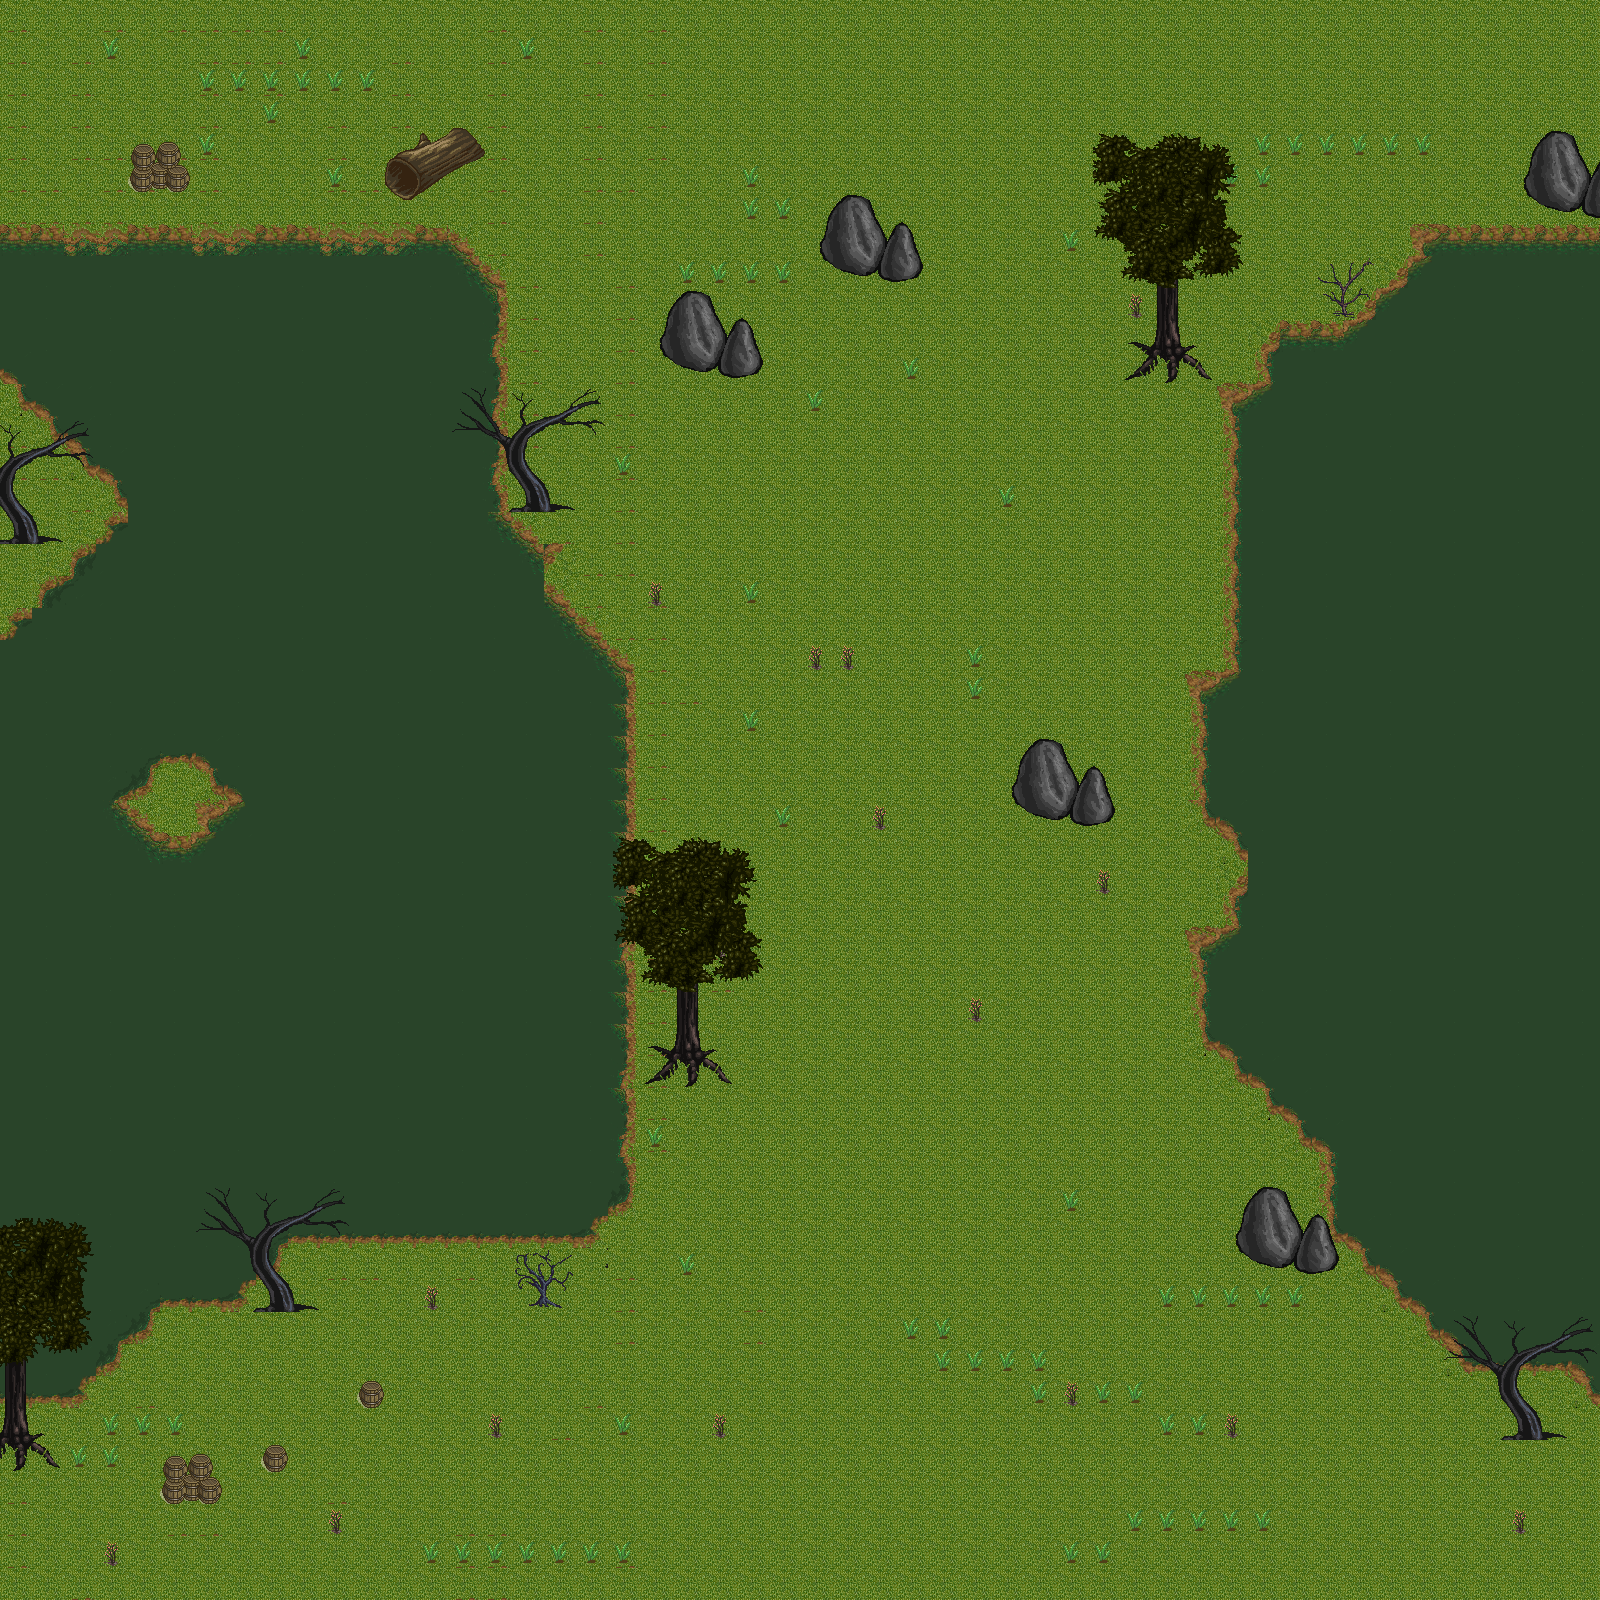

This is a level from a 2D game, rendered from its Tiled map with the project's own tilesets. A one-line summary and the map file follow, with tile-layer data summarised:
An orthogonal 50x50 tile map with 32x32 px tiles, 3 tile layers (Tile Layer 1, Tile Layer 2, Tile Layer 3), 4 tilesets and 106 objects.

<map version="1.2" tiledversion="1.2.0" orientation="orthogonal" renderorder="right-down" width="50" height="50" tilewidth="32" tileheight="32" infinite="0" nextlayerid="4" nextobjectid="1">
 <tileset firstgid="1" name="watertileset3qb2tg0" tilewidth="32" tileheight="32" tilecount="120" columns="12">
  <image source="../TileSets/water.png" width="410" height="331" />
  <tile id="14">
   <objectgroup draworder="index">
    <object id="1" x="32.125" y="15.0625">
     <polygon points="0,0 -12.6875,5.25 -16.625,5.625 -16.4375,12.4375 -13.375,16.75 -13.375,16.875 -0.125,16.875" />
    </object>
   </objectgroup>
  </tile>
  <tile id="15">
   <objectgroup draworder="index">
    <object id="1" x="31.9375" y="19.125">
     <polygon points="0,0 -32,-0.0625 -31.875,12.8125 0.0625,12.8125" />
    </object>
   </objectgroup>
  </tile>
  <tile id="16">
   <objectgroup draworder="index">
    <object id="1" x="31.9375" y="22.125">
     <polygon points="0,0 -31.875,-1.875 -31.9375,9.8125 0.125,9.8125" />
    </object>
   </objectgroup>
  </tile>
  <tile id="17">
   <objectgroup draworder="index">
    <object id="1" x="32.0625" y="25.75">
     <polygon points="0,0 -8.5625,-6.25 -21.0625,4 -32,4.0625 -32,6.1875 -0.1875,6.1875" />
    </object>
   </objectgroup>
  </tile>
  <tile id="18">
   <objectgroup draworder="index">
    <object id="1" x="31.9375" y="25.6875">
     <polygon points="0,0 -8.125,-6.3125 -19.3125,5.625 -31.9375,5.375 -31.9375,6.1875 0,6.25" />
    </object>
   </objectgroup>
  </tile>
  <tile id="19">
   <objectgroup draworder="index">
    <object id="1" x="31.9375" y="23.75">
     <polygon points="0,0 -31.875,-4.3125 -31.8125,8.1875 0.0625,8.25" />
    </object>
   </objectgroup>
  </tile>
  <tile id="20">
   <objectgroup draworder="index">
    <object id="1" x="0.0625" y="22">
     <polygon points="0,0 13.4375,9.875 13.25,10.125 -0.1875,10" />
    </object>
   </objectgroup>
  </tile>
  <tile id="25">
   <objectgroup draworder="index">
    <object id="1" x="31.75" y="26">
     <polygon points="0,0 -8,5.875 -8.1875,5.8125 0.125,5.9375" />
    </object>
   </objectgroup>
  </tile>
  <tile id="26">
   <objectgroup draworder="index">
    <object id="1" x="24.1875" y="0.375">
     <polygon points="0,0 -0.9375,1.375 -0.25,6 -4.625,5.9375 -4.9375,6.875 -17.6875,10.8125 -24.125,16.9375 -24.1875,31.5625 7.6875,31.5625 7.75,-0.25" />
    </object>
   </objectgroup>
  </tile>
  <tile id="32">
   <objectgroup draworder="index">
    <object id="1" x="7.875" y="0.125">
     <polygon points="0,0 10.875,4.375 21.125,14.4375 23.5,20.625 24.125,31.9375 -7.875,31.8125 -7.8125,-0.1875" />
    </object>
   </objectgroup>
  </tile>
  <tile id="33">
   <objectgroup draworder="index">
    <object id="1" x="0" y="15.9375">
     <polygon points="0,0 20.75,15.8125 20.75,16 0,16" />
    </object>
   </objectgroup>
  </tile>
  <tile id="37">
   <objectgroup draworder="index">
    <object id="1" x="22.5" y="0.125">
     <polygon points="0,0 -3.9375,13.8125 0.5625,25.0625 2.375,31.8125 9.5,31.875 9.5,-0.0625" />
    </object>
   </objectgroup>
  </tile>
  <tile id="45">
   <objectgroup draworder="index">
    <object id="1" x="0.0625" y="0">
     <polygon points="0,0 12.75,1.8125 17.3125,13.9375 17.75,31.9375 -0.0625,31.9375" />
    </object>
   </objectgroup>
  </tile>
  <tile id="48">
   <objectgroup draworder="index">
    <object id="1" x="31.8125" y="14.6875">
     <polygon points="0,0 -12.75,5 -16.3125,11.3125 -12.0625,17.125 0.0625,17.25" />
    </object>
   </objectgroup>
  </tile>
  <tile id="49">
   <objectgroup draworder="index">
    <object id="1" x="24.75" y="-0.0625">
     <polygon points="0,0 -0.75,6 -8.6875,8.1875 -11.875,18.25 -24.9375,23.1875 -24.75,31.875 7.125,32.0625 7.1875,0.1875" />
    </object>
   </objectgroup>
  </tile>
  <tile id="57">
   <objectgroup draworder="index">
    <object id="1" x="-0.0625" y="0.0625">
     <polygon points="0,0 19.5,0 18.375,6.625 19.3125,10.6875 11.4375,16.5625 11.3125,19.8125 14.4375,19.875 13.6875,26.4375 12.4375,31.75 12.1875,31.875 0,31.875" />
    </object>
   </objectgroup>
  </tile>
  <tile id="60">
   <objectgroup draworder="index">
    <object id="1" x="23" y="0">
     <polygon points="0,0 1.4375,4.75 2.1875,13.5 -1.125,20.6875 0.0625,26.4375 3.5625,31.875 8.9375,32 8.875,0.125" />
    </object>
   </objectgroup>
  </tile>
  <tile id="69">
   <objectgroup draworder="index">
    <object id="1" x="12" y="0.125">
     <polygon points="0,0 -4.125,2.125 4.625,11.75 8.0625,18.875 4.625,25.75 7.5,31.6875 -12,31.875 -12.1875,-0.25" />
    </object>
   </objectgroup>
  </tile>
  <tile id="72">
   <objectgroup draworder="index">
    <object id="1" x="23.5" y="0.25">
     <polygon points="0,0 -3.5625,3.25 -2.875,5.5 -2.25,11 -5.0625,12.625 -5.25,17.0625 -2.3125,17.3125 -0.9375,24.1875 2.3125,31.5625 8.4375,31.625 8.375,-0.125" />
    </object>
   </objectgroup>
  </tile>
  <tile id="80">
   <objectgroup draworder="index">
    <object id="1" x="21.5625" y="31.9375">
     <polygon points="0,0 2.6875,-5.4375 7.375,-8.125 7.3125,-31.8125 -21.75,-2 -21.625,0" />
    </object>
   </objectgroup>
  </tile>
  <tile id="81">
   <objectgroup draworder="index">
    <object id="1" x="0" y="0">
     <polygon points="0,0 -0.0625,23.0625 6.5625,20.875 16.125,16.8125 19.25,11.3125 21.6875,9.25 21.6875,-0.0625" />
    </object>
   </objectgroup>
  </tile>
  <tile id="84">
   <objectgroup draworder="index">
    <object id="1" x="24.0625" y="0.1875">
     <polygon points="0,0 0,2.125 -1.5625,4.1875 0.4375,11.0625 2.875,16.375 7.4375,17.8125 7.75,17.75 7.8125,-0.0625" />
    </object>
   </objectgroup>
  </tile>
  <tile id="85">
   <objectgroup draworder="index">
    <object id="1" x="0.3125" y="16.9375">
     <polygon points="0,0 4,0 10.25,1.5 17.5,8.5625 18,14.875 18,15.0625 31.625,15.0625 31.5625,-16.8125 -0.4375,-16.9375" />
    </object>
   </objectgroup>
  </tile>
  <tile id="92">
   <objectgroup draworder="index">
    <object id="1" x="0" y="22.5625">
     <polygon points="0,0 6.875,-1.5625 17.1875,-7 20.75,-14.5625 21.3125,-22.4375 0.0625,-22.5625" />
    </object>
   </objectgroup>
  </tile>
  <tile id="97">
   <objectgroup draworder="index">
    <object id="1" x="25.8125" y="0.125">
     <polygon points="0,0 0,3.9375 -3.1875,4.6875 -1.625,9 1.25,16 4.5,17.5 5.1875,22.75 5.9375,22.9375 6,0.0625" />
    </object>
   </objectgroup>
  </tile>
  <tile id="98">
   <objectgroup draworder="index">
    <object id="1" x="0" y="16.9375">
     <polygon points="0,0 4.5625,0.125 12.125,1.8125 19.4375,10.5625 19.0625,14.875 19.4375,15.125 32.0625,15.0625 31.875,-16.875 -0.0625,-16.875" />
    </object>
   </objectgroup>
  </tile>
  <tile id="103">
   <objectgroup draworder="index">
    <object id="1" x="0.363636" y="23.0909">
     <polygon points="-0.636364,0 19.6364,-6.81818 21,-22.9091 -0.636364,-23.0909" />
    </object>
   </objectgroup>
  </tile>
  <tile id="110">
   <objectgroup draworder="index">
    <object id="1" x="25.625" y="0.25">
     <polygon points="0,0 0.375,3.8125 -2.875,3.9375 -1.875,8.125 0.5625,9.5625 4.25,13.875 6,14.8125 6.375,14.875 6.375,-0.3125" />
    </object>
   </objectgroup>
  </tile>
  <tile id="111">
   <objectgroup draworder="index">
    <object id="1" x="0.1875" y="14.625">
     <polygon points="0,0 5.3125,4.0625 31.4375,4 31.875,4 31.8125,-14.6875 -0.1875,-14.5625" />
    </object>
   </objectgroup>
  </tile>
  <tile id="112">
   <objectgroup draworder="index">
    <object id="1" x="0.375" y="15.1875">
     <polygon points="0,0 4.0625,3.5625 31.75,3.625 31.5625,-15.25 -0.4375,-15.1875" />
    </object>
   </objectgroup>
  </tile>
  <tile id="113">
   <objectgroup draworder="index">
    <object id="1" x="-0.0625" y="14.8125">
     <polygon points="0,0 5,4.25 31.875,4.3125 31.9375,-14.9375 0,-14.8125" />
    </object>
   </objectgroup>
  </tile>
  <tile id="114">
   <objectgroup draworder="index">
    <object id="9" x="0.125" y="0.0625">
     <polygon points="0,0 -0.0625,20.625 8.9375,20.4375 14.8125,10.8125 24.375,0" />
    </object>
   </objectgroup>
  </tile>
 </tileset>
 <tileset firstgid="121" name="hyptosis_til-art-batch-2" tilewidth="32" tileheight="32" tilecount="900" columns="30">
  <image source="../TileSets/Background5.png" width="960" height="960" />
  <tile id="55">
   <objectgroup draworder="index">
    <object id="1" x="-0.0625" y="-0.0625" width="32.125" height="32.125" />
   </objectgroup>
  </tile>
  <tile id="56">
   <objectgroup draworder="index">
    <object id="1" x="7" y="4.375" width="25.1875" height="27.5625" />
   </objectgroup>
  </tile>
  <tile id="57">
   <objectgroup draworder="index">
    <object id="1" x="4.125" y="2" width="25.0625" height="28.5" />
   </objectgroup>
  </tile>
  <tile id="84">
   <objectgroup draworder="index">
    <object id="2" x="2.75" y="15.6875" width="29.4375" height="16.375" />
   </objectgroup>
  </tile>
  <tile id="85">
   <objectgroup draworder="index">
    <object id="1" x="-0.25" y="14.125" width="22.375" height="17.875" />
   </objectgroup>
  </tile>
  <tile id="114">
   <objectgroup draworder="index">
    <object id="2" x="0" y="-0.0625" width="32" height="32" />
   </objectgroup>
  </tile>
  <tile id="115">
   <objectgroup draworder="index">
    <object id="1" x="-0.0625" y="-0.125" width="32.0625" height="32.125" />
   </objectgroup>
  </tile>
  <tile id="170">
   <objectgroup draworder="index">
    <object id="1" x="31.6875" y="4.25">
     <polygon points="0,0 -15.5,4.75 -27.75,22.3125 -27,27.5625 0.375,27.6875 0.25,0.5625" />
    </object>
   </objectgroup>
  </tile>
  <tile id="171">
   <objectgroup draworder="index">
    <object id="1" x="0.125" y="2.875">
     <polygon points="0,0 12.1875,3.125 28.5625,24.6875 29.0625,29.125 -0.1875,29.125 -0.125,-0.5" />
    </object>
   </objectgroup>
  </tile>
  <tile id="200">
   <objectgroup draworder="index">
    <object id="2" x="0.0625" y="0" width="31.8125" height="31.9375" />
   </objectgroup>
  </tile>
  <tile id="201">
   <objectgroup draworder="index">
    <object id="1" x="-0.125" y="0" width="32" height="31.875" />
   </objectgroup>
  </tile>
  <tile id="202">
   <objectgroup draworder="index">
    <object id="1" x="0.0625" y="-0.0625" width="31.9375" height="32" />
   </objectgroup>
  </tile>
  <tile id="230">
   <objectgroup draworder="index">
    <object id="1" x="31.6875" y="18.9375">
     <polygon points="0,0 -17.875,5.4375 -26.375,12.9375 0.3125,13" />
    </object>
   </objectgroup>
  </tile>
  <tile id="231">
   <objectgroup draworder="index">
    <object id="1" x="31.6875" y="5.625">
     <polygon points="0,0 -16.0625,8 -23.875,-1.4375 -26.625,-1.4375 -30.75,11.625 -31.625,12.0625 -31.75,26.375 0.25,26.3125 0.4375,-0.125" />
    </object>
   </objectgroup>
  </tile>
  <tile id="232">
   <objectgroup draworder="index">
    <object id="1" x="-0.125" y="5.9375">
     <polygon points="0,0 5.1875,-6.0625 15.3125,-6.125 29.5625,6.375 29.4375,8.75 31.625,9.8125 32.0625,9.9375 32.0625,26 0.1875,26" />
    </object>
   </objectgroup>
  </tile>
  <tile id="234">
   <objectgroup draworder="index">
    <object id="1" x="31.875" y="18.875">
     <polygon points="0,0 -19.375,4.9375 -27.1875,12.9375 0.125,13.125" />
    </object>
   </objectgroup>
  </tile>
  <tile id="235">
   <objectgroup draworder="index">
    <object id="2" x="8.0625" y="5">
     <polygon points="0,0 -3.3125,-0.125 -6.375,10.1875 -8.125,13.0625 -8.0625,27 24.0625,27 23.9375,0.8125 8.1875,8.75" />
    </object>
   </objectgroup>
  </tile>
  <tile id="236">
   <objectgroup draworder="index">
    <object id="1" x="0.125" y="0.0625" width="31.875" height="31.875" />
   </objectgroup>
  </tile>
  <tile id="260">
   <objectgroup draworder="index">
    <object id="1" x="0" y="0" width="32.125" height="32" />
    <object id="2" x="-0.0625" y="-0.0625" width="32.125" height="32.125" />
   </objectgroup>
  </tile>
  <tile id="261">
   <objectgroup draworder="index">
    <object id="1" x="8.125" y="31.9375">
     <polygon points="0,0 23.875,-18 23.8125,-32 -8.125,-32.0625 -8.1875,-0.0625" />
    </object>
   </objectgroup>
  </tile>
  <tile id="262">
   <objectgroup draworder="index">
    <object id="1" x="0" y="14.375">
     <polygon points="0,0 28.6875,-14.0625 28.6875,-14.5625 -0.125,-14.5" />
    </object>
   </objectgroup>
  </tile>
  <tile id="264">
   <objectgroup draworder="index">
    <object id="1" x="0.0625" y="0" width="32.1875" height="32.0625" />
   </objectgroup>
  </tile>
  <tile id="265">
   <objectgroup draworder="index">
    <object id="1" x="0" y="-0.125" width="31.9375" height="32.0625" />
    <object id="2" x="4.625" y="31.75">
     <polygon points="0,0 27.25,-17.6875 27.25,-32 -4.625,-31.8125 -4.5,0.1875" />
    </object>
   </objectgroup>
  </tile>
  <tile id="266">
   <objectgroup draworder="index">
    <object id="1" x="0" y="-0.0625">
     <polygon points="0,0 28.5625,0 0,14.3125" />
    </object>
   </objectgroup>
  </tile>
  <tile id="290">
   <objectgroup draworder="index">
    <object id="1" x="8.75" y="0.125">
     <polygon points="0,0 10,7.625 20.75,7.9375 23.125,3.9375 23.1875,-0.125" />
    </object>
   </objectgroup>
  </tile>
  <tile id="294">
   <objectgroup draworder="index">
    <object id="1" x="8.0625" y="0.125">
     <polygon points="0,0 11.125,8.4375 23.6875,8.25 24,-0.375" />
    </object>
   </objectgroup>
  </tile>
  <tile id="441">
   <objectgroup draworder="index">
    <object id="1" x="31.5625" y="7.25">
     <polygon points="0,0 -26.5,13.9375 -25.3125,24.75 0.5,24.75 0.5,-0.0625" />
    </object>
   </objectgroup>
  </tile>
  <tile id="442">
   <objectgroup draworder="index">
    <object id="1" x="0.0625" y="5.75">
     <polygon points="0,0 12.8125,0.125 12.625,-1.25 16.125,-0.9375 27.4375,2.0625 27.6875,7.0625 17.5,26.0625 -0.125,26.25" />
    </object>
   </objectgroup>
  </tile>
  <tile id="471">
   <objectgroup draworder="index">
    <object id="1" x="-0.0625" y="-0.0625" width="32.25" height="32" />
   </objectgroup>
  </tile>
  <tile id="472">
   <objectgroup draworder="index">
    <object id="1" x="20.1875" y="0.3125">
     <polygon points="0,0 4.625,10.1875 0.6875,31.5625 -20.25,31.6875 -20.1875,-0.375" />
    </object>
   </objectgroup>
  </tile>
  <tile id="501">
   <objectgroup draworder="index">
    <object id="1" x="11.5625" y="0.25">
     <polygon points="0,0 4.1875,3.375 19.25,5.9375 20.3125,5.0625 20.375,-0.3125" />
    </object>
   </objectgroup>
  </tile>
  <tile id="502">
   <objectgroup draworder="index">
    <object id="1" x="13.625" y="0.1875">
     <polygon points="0,0 -13.5,5.8125 -13.75,-0.375" />
    </object>
   </objectgroup>
  </tile>
 </tileset>
 <tileset firstgid="1021" name="Background2" tilewidth="32" tileheight="32" tilecount="900" columns="30">
  <image source="../TileSets/Background2.png" width="960" height="960" />
  <tile id="116">
   <objectgroup draworder="index">
    <object id="1" x="10" y="10" width="10.8125" height="9.8125" />
    <object id="2" x="0.0625" y="0.125" width="31.9375" height="31.8125" />
   </objectgroup>
  </tile>
  <tile id="146">
   <objectgroup draworder="index">
    <object id="1" x="6.875" y="0.125" width="25.125" height="31.9375" />
   </objectgroup>
  </tile>
  <tile id="147">
   <objectgroup draworder="index">
    <object id="1" x="0" y="-0.125" width="26.5625" height="32.125" />
   </objectgroup>
  </tile>
  <tile id="176">
   <objectgroup draworder="index">
    <object id="1" x="4.9375" y="0.0625" width="27" height="31.9375" />
   </objectgroup>
  </tile>
  <tile id="177">
   <objectgroup draworder="index">
    <object id="1" x="0.0625" y="-0.0625" width="27.8125" height="32.0625" />
   </objectgroup>
  </tile>
  <tile id="207">
   <objectgroup draworder="index">
    <object id="1" x="0" y="-0.0625" width="31.9375" height="32.0625" />
   </objectgroup>
  </tile>
  <tile id="468">
   <objectgroup draworder="index">
    <!-- 1 objects omitted --></objectgroup>
  </tile>
  <tile id="469">
   <objectgroup draworder="index">
    <!-- 1 objects omitted --></objectgroup>
  </tile>
  <tile id="499">
   <objectgroup draworder="index">
    <!-- 1 objects omitted --></objectgroup>
  </tile>
  <tile id="528">
   <objectgroup draworder="index">
    <!-- 1 objects omitted --></objectgroup>
  </tile>
  <tile id="529">
   <objectgroup draworder="index">
    <!-- 1 objects omitted --></objectgroup>
  </tile>
  <tile id="556">
   <objectgroup draworder="index">
    <!-- 1 objects omitted --></objectgroup>
  </tile>
  <tile id="557">
   <objectgroup draworder="index">
    <!-- 1 objects omitted --></objectgroup>
  </tile>
  <tile id="558">
   <objectgroup draworder="index">
    <!-- 1 objects omitted --></objectgroup>
  </tile>
  <tile id="587">
   <objectgroup draworder="index">
    <!-- 2 objects omitted --></objectgroup>
  </tile>
  <tile id="643">
   <objectgroup draworder="index">
    <!-- 1 objects omitted --></objectgroup>
  </tile>
  <tile id="673">
   <objectgroup draworder="index">
    <!-- 1 objects omitted --></objectgroup>
  </tile>
  <tile id="702">
   <objectgroup draworder="index">
    <!-- 1 objects omitted --></objectgroup>
  </tile>
  <tile id="703">
   <objectgroup draworder="index">
    <!-- 1 objects omitted --></objectgroup>
  </tile>
  <tile id="704">
   <objectgroup draworder="index">
    <!-- 1 objects omitted --></objectgroup>
  </tile>
  <tile id="732">
   <objectgroup draworder="index">
    <!-- 1 objects omitted --></objectgroup>
  </tile>
  <tile id="733">
   <objectgroup draworder="index">
    <!-- 1 objects omitted --></objectgroup>
  </tile>
  <tile id="734">
   <objectgroup draworder="index">
    <!-- 1 objects omitted --></objectgroup>
  </tile>
  <tile id="860">
   <objectgroup draworder="index">
    <!-- 2 objects omitted --></objectgroup>
  </tile>
  <tile id="861">
   <objectgroup draworder="index">
    <!-- 1 objects omitted --></objectgroup>
  </tile>
  <tile id="890">
   <objectgroup draworder="index">
    <!-- 1 objects omitted --></objectgroup>
  </tile>
  <tile id="891">
   <objectgroup draworder="index">
    <!-- 1 objects omitted --></objectgroup>
  </tile>
 </tileset>
 <tileset firstgid="1921" name="Background1" tilewidth="32" tileheight="32" tilecount="900" columns="30">
  <image source="../TileSets/Background1.png" width="960" height="960" />
  <tile id="76">
   <objectgroup draworder="index">
    <!-- 1 objects omitted --></objectgroup>
  </tile>
  <tile id="77">
   <objectgroup draworder="index">
    <!-- 1 objects omitted --></objectgroup>
  </tile>
  <tile id="78">
   <objectgroup draworder="index">
    <!-- 1 objects omitted --></objectgroup>
  </tile>
  <tile id="106">
   <objectgroup draworder="index">
    <!-- 1 objects omitted --></objectgroup>
  </tile>
  <tile id="107">
   <objectgroup draworder="index">
    <!-- 1 objects omitted --></objectgroup>
  </tile>
  <tile id="108">
   <objectgroup draworder="index">
    <!-- 1 objects omitted --></objectgroup>
  </tile>
  <tile id="109">
   <objectgroup draworder="index">
    <!-- 1 objects omitted --></objectgroup>
  </tile>
  <tile id="136">
   <objectgroup draworder="index">
    <!-- 1 objects omitted --></objectgroup>
  </tile>
  <tile id="137">
   <objectgroup draworder="index">
    <!-- 1 objects omitted --></objectgroup>
  </tile>
  <tile id="139">
   <objectgroup draworder="index">
    <!-- 1 objects omitted --></objectgroup>
  </tile>
 </tileset>
 <layer id="1" name="Tile Layer 1" width="50" height="50">
  <data>[2500 cells, 2500 non-empty, 63 distinct tile ids]</data>
 </layer>
 <layer id="2" name="Tile Layer 2" width="50" height="50">
  <data>[2500 cells, 273 non-empty, 66 distinct tile ids]</data>
 </layer>
 <layer id="3" name="Tile Layer 3" width="50" height="50">
  <data>[2500 cells, 63 non-empty, 39 distinct tile ids]</data>
 </layer>
</map>
<!-- 33 of 106 objects omitted -->
